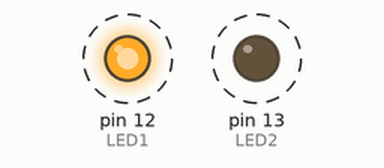
Simulated run of this sketch. Board: Arduino Uno, built with avr-gcc and run on an emulated ATmega328P. On the bench: output pins drawn as LEDs (lit = HIGH). Dashed ring = blinking.

Above: at 0.5 s.
Timing chart, 0 to 4.6 s (numbered marks = the images above):
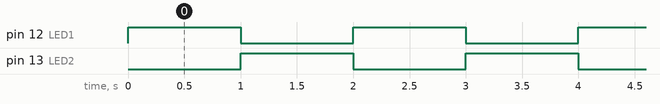

The sketch:

1._Blinking_Two_LED_s_using_Arduino.ino
```cpp
//1. Blinking Two LED’s using Arduino
//(C) Bassar Patel bassar@aol.in
//https://github.com/PatelBassar/ArduinoDay-2018
int LED1 = 12;
int LED2 = 13;

void setup()
{
  pinMode(LED1,OUTPUT);
  pinMode(LED2,OUTPUT);
}

void loop()
{
  digitalWrite(LED1,HIGH);
  delay(1000);
  digitalWrite(LED1,LOW);
  digitalWrite(LED2,HIGH);
  delay(1000);
  digitalWrite(LED2,LOW);
}
```

Measured:
- by itself, pin 12 (LED1), pin 13 (LED2): alternates HIGH for 1.0 s and LOW for 1.0 s
- by itself, everything shown: repeats every 2.0 s, in 3 steps
